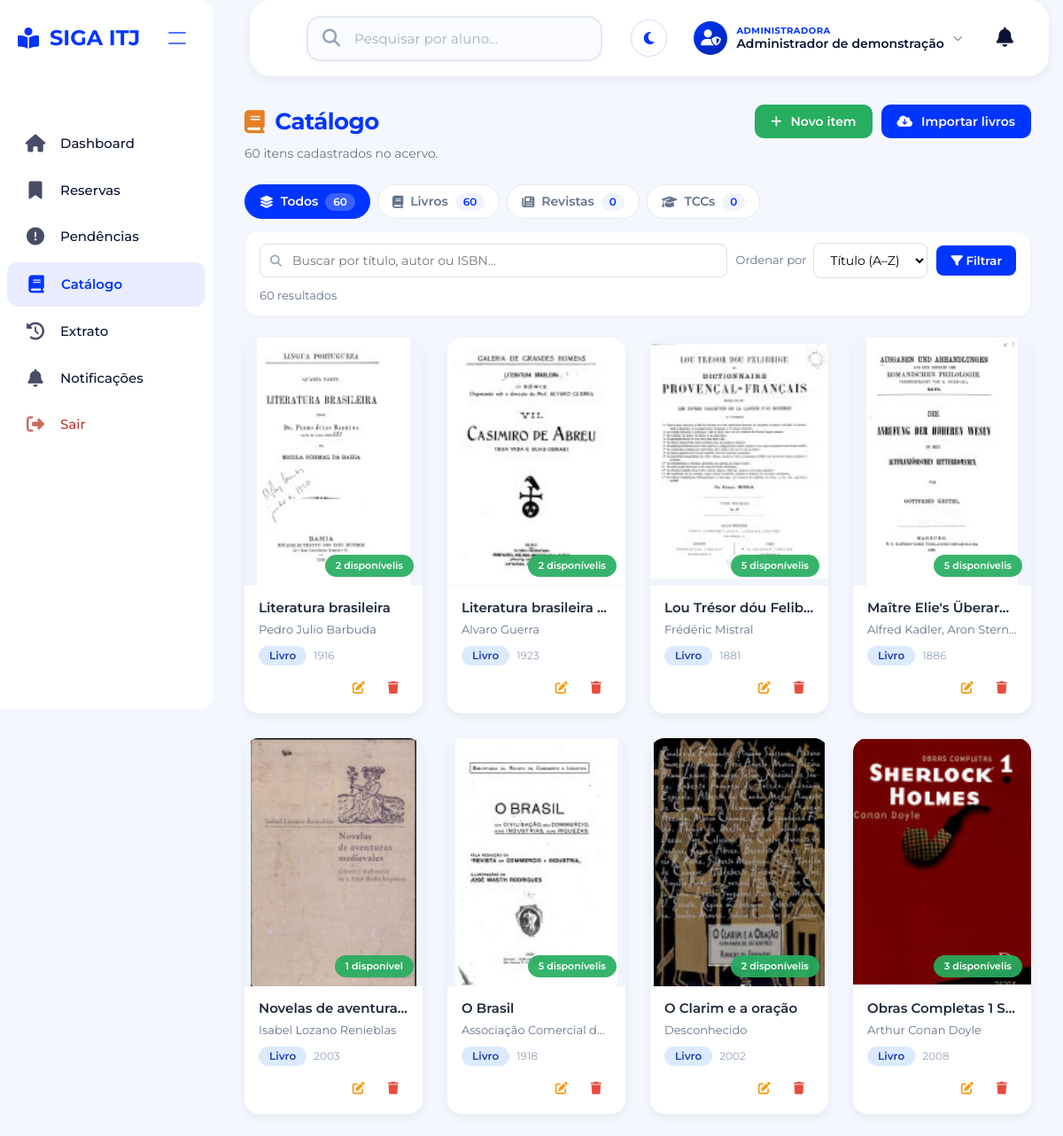
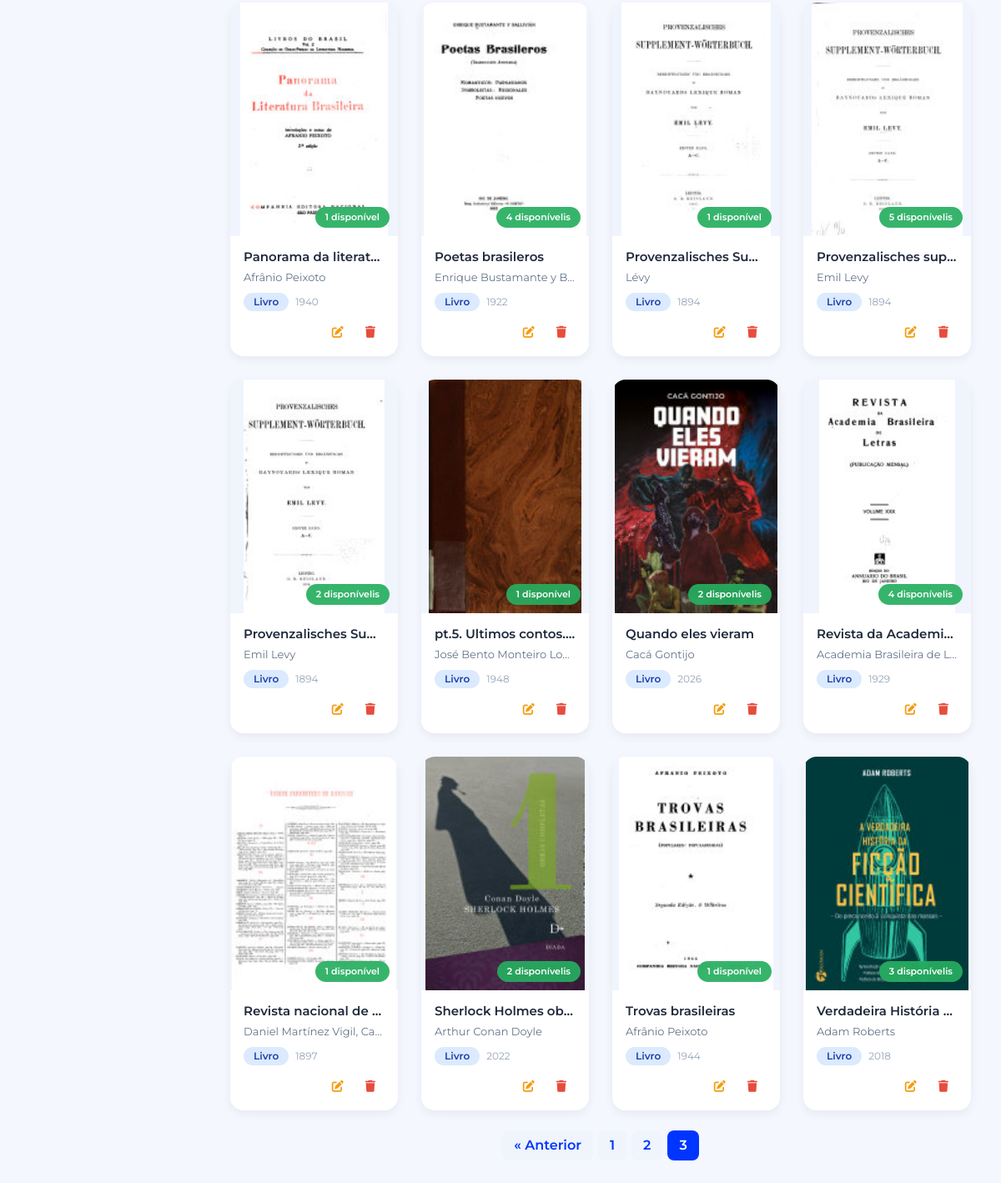
The page /adm/catalogo_adm.php?pagina=3 (signed in) on the database its author committed (2 pictures, top to bottom).
### tables this page shows
CREATE TABLE `catalogo` (
  `id_catalogo` int(11) NOT NULL,
  `titulo` varchar(255) NOT NULL,
  `autor` varchar(255) DEFAULT NULL,
  `tipo` enum('livro','revista','tcc') NOT NULL,
  `editora` varchar(255) DEFAULT NULL,
  `ano_publicacao` int(11) DEFAULT NULL,
  `isbn` varchar(20) DEFAULT NULL,
  `descricao` text DEFAULT NULL,
  `quantidade` int(11) DEFAULT 1,
  `localizacao` varchar(50) DEFAULT NULL,
  `capa_url` varchar(255) DEFAULT NULL,
  `destaque` tinyint(1) NOT NULL DEFAULT 0,
  `data_cadastro` timestamp NOT NULL DEFAULT current_timestamp()
);

### adm/catalogo_adm.php (the view, shortened to what this page needs)
<?php
require_once __DIR__ . '/../includes/config.php';
$config_classes = $GLOBALS['config_classes'] ?? '';
$nome_bibliotecaria = $_SESSION['admin_nome'] ?? 'Bibliotecária';
$db = null;
if (isset($conn)) $db = $conn;
elseif (isset($conexao)) $db = $conexao;
elseif (isset($pdo)) $db = $pdo;
function e($s) {
    return htmlspecialchars((string)$s, ENT_QUOTES, 'UTF-8');
}
function db_all($db, $sql, $params = []) {
    if ($db instanceof mysqli) {
        $stmt = $db->prepare($sql);
        if ($params) {
            $types = '';
            foreach ($params as $p) $types .= is_int($p) ? 'i' : 's';
            $stmt->bind_param($types, ...$params);
        }
        $stmt->execute();
        $rows = $stmt->get_result()->fetch_all(MYSQLI_ASSOC);
        return $rows;
    }
    $stmt = $db->prepare($sql);
    $stmt->execute();
    return $stmt->fetchAll(PDO::FETCH_ASSOC);
}
function capa_src($capa) {
    $capa = trim((string)$capa);
    $rel = ltrim($capa, '/');
    return file_exists(__DIR__ . '/../' . $rel) ? '../' . $rel : '';
}
function filtros_from($src, $tipos) {
    $ordens = ['titulo', 'recentes', 'autor'];
    return [
        'tipo'     => (isset($src['tipo']) && in_array($src['tipo'], $tipos, true)) ? $src['tipo'] : '',
        'busca'    => trim((string)($src['busca'] ?? '')),
        'ordem'    => (isset($src['ordem']) && in_array($src['ordem'], $ordens, true)) ? $src['ordem'] : 'titulo',
        'destaque' => !empty($src['destaque']) ? '1' : '',
        'pagina'   => isset($src['pagina']) ? max(1, (int)$src['pagina']) : 1,
    ];
}
function url_cat($filtros, $over = []) {
    $q = array_merge($filtros, $over);
    if (($q['ordem'] ?? '') === 'titulo') unset($q['ordem']);
    if ((int)($q['pagina'] ?? 1) <= 1) unset($q['pagina']);
    $q = array_filter($q, function ($v) { return $v !== '' && $v !== null; });
    return 'catalogo_adm.php' . ($q ? '?' . http_build_query($q) : '');
}
function asset_v($rel) {
    $f = __DIR__ . '/' . $rel;
    return $rel . (file_exists($f) ? '?v=' . filemtime($f) : '?v=' . time());
}
$selBase = "SELECT c.*,
    (SELECT COUNT(*) FROM emprestimos e WHERE e.id_catalogo = c.id_catalogo AND e.status IN ('emprestado','atrasado')) AS emp_ativos,
    (SELECT COUNT(*) FROM reservas r WHERE r.id_catalogo = c.id_catalogo AND r.status IN ('pendente','aprovada')) AS res_ativas
    FROM catalogo c";
function preparar_item($it) {
    $it['id_catalogo'] = (int)$it['id_catalogo'];
    $it['quantidade'] = (int)$it['quantidade'];
    $it['destaque'] = (int)$it['destaque'];
    $it['emp_ativos'] = (int)$it['emp_ativos'];
    $it['res_ativas'] = (int)$it['res_ativas'];
    $it['capa_src'] = capa_src($it['capa_url']);
    $it['disponiveis'] = max(0, $it['quantidade'] - $it['emp_ativos'] - $it['res_ativas']);
    return $it;
}
$csrf = csrf_token();
$F = filtros_from($_GET, TIPOS_VALIDOS);
$filtrosSemPagina = $F;
unset($filtrosSemPagina['pagina']);
$contagem = ['livro' => 0, 'revista' => 0, 'tcc' => 0];
$totalGeral = 0;
foreach (db_all($db, 'SELECT tipo, COUNT(*) AS n FROM catalogo GROUP BY tipo') as $r) {
    if (isset($contagem[$r['tipo']])) $contagem[$r['tipo']] = (int)$r['n'];
    $totalGeral += (int)$r['n'];
}
$porPagina = 20;
$where = '1=1';
$params = [];
$ordens = [
    'titulo'   => 'c.titulo ASC',
    'autor'    => 'c.autor IS NULL, c.autor ASC, c.titulo ASC',
    'recentes' => 'c.data_cadastro DESC, c.id_catalogo DESC',
];
$total = (int)db_all($db, "SELECT COUNT(*) AS total FROM catalogo c WHERE $where", $params)[0]['total'];
$totalPaginas = max(1, (int)ceil($total / $porPagina));
$paginaAtual = min($F['pagina'], $totalPaginas);
$offset = ($paginaAtual - 1) * $porPagina;
$itens = db_all(
    $db,
    $selBase . " WHERE $where ORDER BY " . $ordens[$F['ordem']] . ' LIMIT ? OFFSET ?',
    array_merge($params, [$porPagina, $offset])
);
foreach ($itens as $k => $it) {
    $itens[$k] = preparar_item($it);
}
$filtrosAtivos = ($F['tipo'] !== '' || $F['busca'] !== '' || $F['destaque'] === '1');
$iconesTipo = ['livro' => 'fa-book', 'revista' => 'fa-newspaper', 'tcc' => 'fa-graduation-cap'];
$nomesTipo = ['livro' => 'Livro', 'revista' => 'Revista', 'tcc' => 'TCC'];
?>
<!DOCTYPE html>
<html lang="pt-BR">
<head>
    <link rel="stylesheet" href="https://cdnjs.cloudflare.com/ajax/libs/font-awesome/6.5.0/css/all.min.css">
    <link rel="stylesheet" href="<?= e(asset_v('../assets/css/adm/dashboard_adm.css')) ?>">
    <link rel="stylesheet" href="<?= e(asset_v('../assets/css/adm/catalogo_adm.css')) ?>">
    <link rel="stylesheet" href="../assets/css/adm/admin_temas_paginas.css?v=<?= time() ?>">
    <link rel="stylesheet" href="../assets/css/adm/preferencias_adm.css?v=<?= time() ?>">
</head>
<body class="<?= e($config_classes) ?>">
    <aside class="sidebar" id="sidebar" aria-label="Menu principal">
        <div class="sidebar-header">
            <div class="sidebar-logo">
                <i class="fas fa-book-reader"></i>
                <span>SIGA ITJ</span>
            </div>
            <button class="collapse-icon" id="collapseBtn" title="Recolher menu" aria-label="Recolher menu">
                <span></span><span></span>
            </button>
        </div>
        <nav class="sidebar-nav" id="sidebar-nav">
            <a href="dashboard_adm.php" class="nav-item"><i class="fas fa-home"></i><span>Dashboard</span></a>
            <a href="reservas_adm.php" class="nav-item"><i class="fas fa-bookmark"></i><span>Reservas</span></a>
            <a href="pendencias_adm.php" class="nav-item"><i class="fas fa-exclamation-circle"></i><span>Pendências</span></a>
            <a href="catalogo_adm.php" class="nav-item active"><i class="fas fa-book"></i><span>Catálogo</span></a>
            <a href="extrato_adm.php" class="nav-item"><i class="fas fa-history"></i><span>Extrato</span></a>
            <a href="notificacoes_adm.php" class="nav-item"><i class="fas fa-bell"></i><span>Notificações</span></a>
            <a href="logout_adm.php" class="nav-item nav-logout"><i class="fas fa-sign-out-alt"></i><span>Sair</span></a>
        </nav>
    </aside>
    <div class="main-content">
        <header class="top-header">
            <div class="search-container">
                <i class="fas fa-search search-icon"></i>
                <input type="text" id="search-input" placeholder="Pesquisar por aluno..." autocomplete="off">
            </div>
            <div class="header-right">
                <?php require __DIR__ . '/../includes/admin_appearance_controls.php'; ?>
                <div class="admin-profile" id="admin-profile-btn">
                    <div class="admin-avatar"><i class="fas fa-user-shield"></i></div>
                    <div class="admin-info">
                        <span class="admin-label">Administradora</span>
                        <strong class="admin-name"><?= e($nome_bibliotecaria) ?></strong>
                    </div>
                    <i class="fas fa-chevron-down admin-chevron"></i>
                </div>
                <div class="notification-container">
                    <button class="notification-btn" id="notification-btn" title="Notificações">
                        <i class="fas fa-bell"></i>
                    </button>
                </div>
            </div>
        </header>
        <main class="dashboard-main">
            <div class="page-header">
                <div>
                    <h1><i class="fas fa-book"></i> Catálogo</h1>
                    <p class="page-subtitle">
                        <?= $totalGeral ?> <?= $totalGeral === 1 ? 'item cadastrado' : 'itens cadastrados' ?> no acervo.
                    </p>
                </div>
                <div class="page-actions">
                    <button type="button" class="btn-cadastrar" id="btn-novo-item"><i class="fas fa-plus"></i> Novo item</button>
                    <form method="POST" action="importar_google_books.php">
                        <button type="submit" name="importar" class="btn-import" onclick="return confirm('Importar livros da Google Books? Isso pode demorar alguns segundos.')">
                            <i class="fas fa-cloud-download-alt"></i> Importar livros
                        </button>
                    </form>
                </div>
            </div>
            <nav class="tipo-tabs" aria-label="Filtrar por tipo">
                <a href="<?= e(url_cat($filtrosSemPagina, ['tipo' => ''])) ?>" class="<?= $F['tipo'] === '' ? 'active' : '' ?>">
                    <i class="fas fa-layer-group"></i> Todos <span class="count"><?= $totalGeral ?></span>
                </a>
                <?php foreach (TIPOS_VALIDOS as $t): ?>
                    <a href="<?= e(url_cat($filtrosSemPagina, ['tipo' => $t])) ?>" class="<?= $F['tipo'] === $t ? 'active' : '' ?>">
                        <i class="fas <?= $iconesTipo[$t] ?>"></i> <?= $nomesTipo[$t] === 'Livro' ? 'Livros' : ($nomesTipo[$t] === 'Revista' ? 'Revistas' : 'TCCs') ?>
                        <span class="count"><?= $contagem[$t] ?></span>
                    </a>
                <?php endforeach; ?>
            </nav>
            <div class="filtros-container">
                <form method="GET" action="catalogo_adm.php" class="filtros-form" id="filtros-form">
                    <div class="filtro-busca">
                        <input type="search" name="busca" placeholder="Buscar por título, autor ou ISBN..." value="<?= e($F['busca']) ?>">
                    </div>
                    <label class="filtro-campo">
                        <span>Ordenar por</span>
                        <select name="ordem" data-autosubmit>
                            <option value="titulo" <?= $F['ordem'] === 'titulo' ? 'selected' : '' ?>>Título (A–Z)</option>
                        </select>
                    </label>
                    <button type="submit" class="btn-filtrar"><i class="fas fa-filter"></i> Filtrar</button>
                </form>
                <p class="resultado-info" aria-live="polite">
                    <?= $total ?> <?= $total === 1 ? 'resultado' : 'resultados' ?><?= $filtrosAtivos ? ' para os filtros aplicados' : '' ?>
                </p>
            </div>
            <?php if (empty($itens)): ?>
                <div class="empty-state">
                    <div class="empty-icon"><i class="fas <?= $filtrosAtivos ? 'fa-search' : 'fa-book-open' ?>"></i></div>
                    <?php if ($filtrosAtivos): ?>
                        <h3>Nada encontrado</h3>
                        <p>Nenhum item corresponde aos filtros aplicados. Tente outros termos ou limpe os filtros.</p>
                        <div class="empty-actions">
                            <a href="catalogo_adm.php" class="btn-import-empty"><i class="fas fa-times"></i> Limpar filtros</a>
                            <button type="button" class="btn-cadastrar" data-acao="novo"><i class="fas fa-plus"></i> Cadastrar novo item</button>
                        </div>
                    <?php else: ?>
                        <h3>Seu catálogo está vazio</h3>
                        <p>Comece importando livros da Google Books ou cadastre manualmente.</p>
                        <div class="empty-actions">
                            <button type="button" class="btn-cadastrar" data-acao="novo"><i class="fas fa-plus"></i> Cadastrar novo item</button>
                            <form method="POST" action="importar_google_books.php">
                                <input type="hidden" name="csrf" value="<?= e($csrf) ?>">
                                <button type="submit" name="importar" class="btn-import-empty" onclick="return confirm('Importar livros com capa da Google Books? Isso pode demorar alguns segundos.')">
                                    <i class="fas fa-cloud-download-alt"></i> Importar livros com capa
                                </button>
                            </form>
                        </div>
                        <p class="empty-hint">💡 A importação automática traz livros com capas.</p>
                    <?php endif; ?>
                </div>
            <?php else: ?>
                <div class="catalogo-grid">
                    <?php foreach ($itens as $item): ?>
                        <?php
                        $id = $item['id_catalogo'];
                        $tipo = in_array($item['tipo'], TIPOS_VALIDOS, true) ? $item['tipo'] : 'livro';
                        ?>
                        <article class="catalogo-card" data-id="<?= $id ?>" tabindex="0" aria-label="Editar <?= e($item['titulo']) ?>">
                            <div class="card-capa">
                                <div class="capa-placeholder"><i class="fas <?= $iconesTipo[$tipo] ?>"></i></div>
                                <?php if ($item['capa_src'] !== ''): ?>
                                    <img src="<?= e($item['capa_src']) ?>" alt="Capa de <?= e($item['titulo']) ?>" loading="lazy" onerror="this.remove()">
                                <?php endif; ?>
                                <?php if ($item['disponiveis'] > 0): ?>
                                    <span class="badge-disponivel"><?= $item['disponiveis'] ?> disponível<?= $item['disponiveis'] > 1 ? 'is' : '' ?></span>
                                <?php else: ?>
                                    <span class="badge-disponivel badge-indisponivel">Indisponível</span>
                                <?php endif; ?>
                            </div>
                            <div class="card-info">
                                <h4 title="<?= e($item['titulo']) ?>"><?= e($item['titulo']) ?></h4>
                                <p class="autor"><?= $item['autor'] !== null && $item['autor'] !== '' ? e($item['autor']) : '<em>Autor não informado</em>' ?></p>
                                <div class="card-meta">
                                    <span class="tipo-badge tipo-<?= $tipo ?>"><?= $nomesTipo[$tipo] ?></span>
                                    <?php if (!empty($item['ano_publicacao'])): ?><span class="meta-ano"><?= (int)$item['ano_publicacao'] ?></span><?php endif; ?>
                                </div>
                                <div class="card-actions">
                                    <button type="button" class="btn-editar" data-acao="editar" data-id="<?= $id ?>" title="Editar" aria-label="Editar <?= e($item['titulo']) ?>"><i class="fas fa-edit"></i></button>
                                    <button type="button" class="btn-excluir" data-acao="excluir" data-id="<?= $id ?>" title="Excluir" aria-label="Excluir <?= e($item['titulo']) ?>"><i class="fas fa-trash"></i></button>
                                </div>
                            </div>
                        </article>
                    <?php endforeach; ?>
                </div>
                <?php if ($totalPaginas > 1): ?>
                    <?php
                    $paginas = [1];
                    for ($i = $paginaAtual - 2; $i <= $paginaAtual + 2; $i++) {
                        if ($i > 1 && $i < $totalPaginas) $paginas[] = $i;
                    }
                    $paginas[] = $totalPaginas;
                    $paginas = array_values(array_unique($paginas));
                    sort($paginas);
                    ?>
                    <nav class="paginacao" aria-label="Paginação">
                        <?php if ($paginaAtual > 1): ?>
                            <a href="<?= e(url_cat($filtrosSemPagina, ['pagina' => $paginaAtual - 1])) ?>">« Anterior</a>
                        <?php endif; ?>
                        <?php $anterior = 0; foreach ($paginas as $p): ?>
                            <a href="<?= e(url_cat($filtrosSemPagina, ['pagina' => $p])) ?>" class="<?= $p === $paginaAtual ? 'active' : '' ?>" <?= $p === $paginaAtual ? 'aria-current="page"' : '' ?>><?= $p ?></a>
                        <?php endforeach; ?>
                    </nav>
                <?php endif; ?>
            <?php endif; ?>
        </main>
    </div>
</body>
</html>

### rows shown on the page
catalogo: shows a picture, quantidade "2", shows "is", titulo "Literatura brasileira", autor "Pedro Julio Barbuda", tipo "Livro", ano_publicacao "1916"
catalogo: shows a picture, quantidade "2", shows "is", titulo "Literatura brasileira ...", autor "Alvaro Guerra", tipo "Livro", ano_publicacao "1923"
catalogo: shows a picture, quantidade "5", shows "is", titulo "Lou Trésor dóu Felib…", autor "Frédéric Mistral", tipo "Livro", ano_publicacao "1881"
catalogo: shows a picture, quantidade "5", shows "is", titulo "Maître Elie's Überar…", autor "Alfred Kadler, Aron Stern…", tipo "Livro", ano_publicacao "1886"
catalogo: shows a picture, quantidade "1", titulo "Novelas de aventura…", autor "Isabel Lozano Renieblas", tipo "Livro", ano_publicacao "2003"
catalogo: shows a picture, quantidade "5", shows "is", titulo "O Brasil", autor "Associação Comercial d…", tipo "Livro", ano_publicacao "1918"
catalogo: shows a picture, quantidade "2", shows "is", titulo "O Clarim e a oração", autor "Desconhecido", tipo "Livro", ano_publicacao "2002"
catalogo: shows a picture, quantidade "3", shows "is", titulo "Obras Completas 1 S…", autor "Arthur Conan Doyle", tipo "Livro", ano_publicacao "2008"
catalogo: shows a picture, quantidade "1", titulo "Panorama da literat…", autor "Afrânio Peixoto", tipo "Livro", ano_publicacao "1940"
catalogo: shows a picture, quantidade "4", shows "is", titulo "Poetas brasileros", autor "Enrique Bustamante y B…", tipo "Livro", ano_publicacao "1922"
catalogo: shows a picture, quantidade "1", titulo "Provenzalisches Su…", autor "Lévy", tipo "Livro", ano_publicacao "1894"
catalogo: shows a picture, quantidade "5", shows "is", titulo "Provenzalisches sup…", autor "Emil Levy", tipo "Livro", ano_publicacao "1894"
catalogo: shows a picture, quantidade "2", shows "is", titulo "Provenzalisches Su…", autor "Emil Levy", tipo "Livro", ano_publicacao "1894"
catalogo: shows a picture, quantidade "1", titulo "pt.5. Ultimos contos.…", autor "José Bento Monteiro Lo…", tipo "Livro", ano_publicacao "1948"
catalogo: shows a picture, quantidade "2", shows "is", titulo "Quando eles vieram", autor "Cacá Gontijo", tipo "Livro", ano_publicacao "2026"
catalogo: shows a picture, quantidade "4", shows "is", titulo "Revista da Academi…", autor "Academia Brasileira de L…", tipo "Livro", ano_publicacao "1929"
catalogo: shows a picture, quantidade "1", titulo "Revista nacional de…", autor "Daniel Martínez Vigil, Ca…", tipo "Livro", ano_publicacao "1897"
catalogo: shows a picture, quantidade "2", shows "is", titulo "Sherlock Holmes ob…", autor "Arthur Conan Doyle", tipo "Livro", ano_publicacao "2022"
catalogo: shows a picture, quantidade "1", titulo "Trovas brasileiras", autor "Afrânio Peixoto", tipo "Livro", ano_publicacao "1944"
catalogo: shows a picture, quantidade "3", shows "is", titulo "Verdadeira História…", autor "Adam Roberts", tipo "Livro", ano_publicacao "2018"

### other values the page prints
$nome_bibliotecaria "Administrador de demonstração"
$totalGeral "60"
$contagem[$t] "60"
$contagem[$t] "0"
$total "60"
$p "1"
$p "2"
$p "3"
